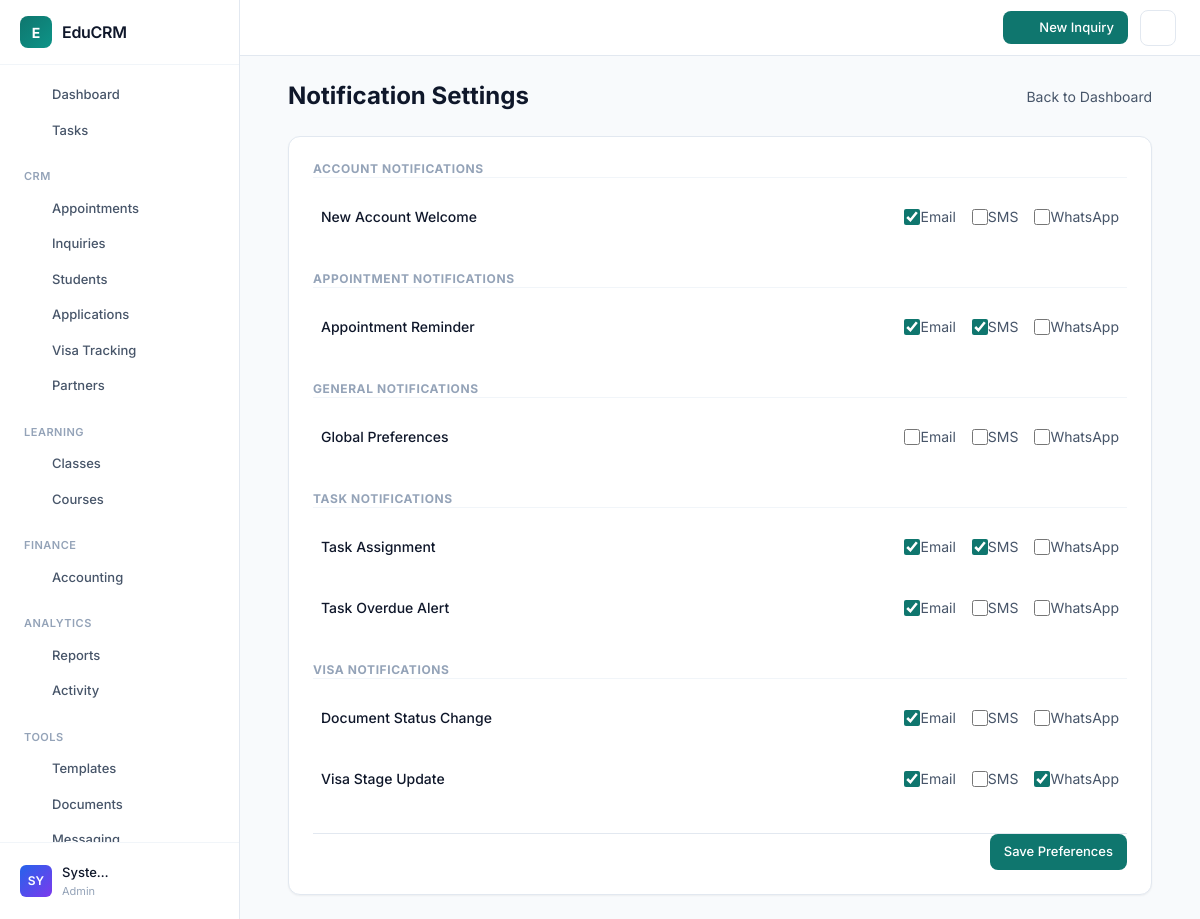
The app's page /modules/users/notifications.php (signed in) with its own data.
### tables this page shows
CREATE TABLE `notification_events` (
  `id` int(11) NOT NULL,
  `event_key` varchar(50) NOT NULL,
  `name` varchar(100) NOT NULL,
  `description` text DEFAULT NULL,
  `category` varchar(50) DEFAULT 'general',
  `default_channels` longtext DEFAULT NULL CHECK (json_valid(`default_channels`)),
  `created_at` timestamp NOT NULL DEFAULT current_timestamp()
);

### modules/users/notifications.php (the view, shortened to what this page needs)
<?php
require_once '../../app/bootstrap.php';
$user_id = $_SESSION['user_id'];
$stmt = $pdo->query("SELECT * FROM notification_events ORDER BY category, name");
$events = $stmt->fetchAll(PDO::FETCH_ASSOC);
$stmt = $pdo->prepare("SELECT event_key, channel, is_enabled FROM user_notification_preferences WHERE user_id = ?");
$stmt->execute([$user_id]);
$currentPrefs = [];
foreach ($stmt->fetchAll(PDO::FETCH_ASSOC) as $row) {
    if ($row['is_enabled']) {
        $currentPrefs[$row['event_key']][$row['channel']] = true;
    }
}
$groupedEvents = [];
foreach ($events as $event) {
    $groupedEvents[$event['category']][] = $event;
}
require_once '../../templates/header.php';
?>
<div class="max-w-4xl mx-auto mt-10 px-4">
    <div class="flex justify-between items-center mb-6">
        <h1 class="text-2xl font-bold text-slate-800">Notification Settings</h1>
        <a href="<?php echo BASE_URL; ?>" class="text-slate-500 hover:text-slate-700">Back to Dashboard</a>
    </div>
    <div class="bg-white rounded-xl shadow-sm border border-slate-200 overflow-hidden">
        <form method="POST" class="p-6">
            <?php foreach ($groupedEvents as $category => $categoryEvents): ?>
                <div class="mb-8 last:mb-0">
                    <h3 class="text-xs font-bold text-slate-400 uppercase tracking-wider mb-4 border-b border-slate-100 pb-2">
                        <?php echo ucfirst($category); ?> Notifications
                    </h3>
                    <div class="space-y-4">
                        <?php foreach ($categoryEvents as $event):
                            $defaultChannels = json_decode($event['default_channels'], true) ?? [];
                        ?>
                            <div class="flex items-center justify-between py-3 hover:bg-slate-50 rounded-lg px-2 -mx-2 transition-colors">
                                <div>
                                    <h4 class="font-medium text-slate-800"><?php echo htmlspecialchars($event['name']); ?></h4>
                                </div>
                                <div class="flex gap-4">
                                    <label class="flex items-center space-x-2 cursor-pointer">
                                        <?php
                                            $emailChecked = false;
                                            if (isset($currentPrefs[$event['event_key']]['email'])) {
                                                $emailChecked = true;
                                            } elseif (!isset($currentPrefs[$event['event_key']]) && in_array('email', $defaultChannels)) {
                                                $emailChecked = true;
                                            }
                                        ?>
                                        <input type="checkbox" name="prefs[<?php echo $event['event_key']; ?>][email]"
                                            class="form-checkbox h-4 w-4 text-primary-600 rounded border-slate-300"
                                            <?php echo $emailChecked ? 'checked' : ''; ?>>
                                        <span class="text-sm text-slate-600">Email</span>
                                    </label>
                                    <label class="flex items-center space-x-2 cursor-pointer">
                                        <?php
                                            $smsChecked = false;
                                            if (isset($currentPrefs[$event['event_key']]['sms'])) {
                                                $smsChecked = true;
                                            } elseif (!isset($currentPrefs[$event['event_key']]) && in_array('sms', $defaultChannels)) {
                                                $smsChecked = true;
                                            }
                                        ?>
                                        <input type="checkbox" name="prefs[<?php echo $event['event_key']; ?>][sms]"
                                            class="form-checkbox h-4 w-4 text-primary-600 rounded border-slate-300"
                                            <?php echo $smsChecked ? 'checked' : ''; ?>>
                                        <span class="text-sm text-slate-600">SMS</span>
                                    </label>
                                     <label class="flex items-center space-x-2 cursor-pointer">
                                        <?php
                                            $waChecked = false;
                                            if (isset($currentPrefs[$event['event_key']]['whatsapp'])) {
                                                $waChecked = true;
                                            } elseif (!isset($currentPrefs[$event['event_key']]) && in_array('whatsapp', $defaultChannels)) {
                                                $waChecked = true;
                                            }
                                        ?>
                                        <input type="checkbox" name="prefs[<?php echo $event['event_key']; ?>][whatsapp]"
                                            class="form-checkbox h-4 w-4 text-primary-600 rounded border-slate-300"
                                            <?php echo $waChecked ? 'checked' : ''; ?>>
                                        <span class="text-sm text-slate-600">WhatsApp</span>
                                    </label>
                                </div>
                            </div>
                        <?php endforeach; ?>
                    </div>
                </div>
            <?php endforeach; ?>
            <div class="mt-8 pt-6 border-t border-slate-200 flex justify-end">
                <button type="submit" class="btn btn-primary px-6">Save Preferences</button>
            </div>
        </form>
    </div>
</div>
<?php require_once '../../templates/footer.php'; ?>

### public/assets/css/sidebar.css (style rules this page uses)
:root { --primary: #0f766e; --primary-hover: #0d9488; --primary-light: #ccfbf1; --accent-red: #dc2626; --accent-red-light: #fef2f2; --accent-orange: #ea580c; --accent-orange-light: #fff7ed; --accent-amber: #d97706; --accent-amber-light: #fffbeb; --accent-green: #16a34a; --accent-green-light: #f0fdf4; --accent-blue: #2563eb; --accent-blue-light: #eff6ff; --accent-violet: #7c3aed; --accent-violet-light: #f5f3ff; --bg: #f8fafc; --surface: #ffffff; --border: #e2e8f0; --border-light: #f1f5f9; --text: #0f172a; --text-secondary: #475569; --text-muted: #94a3b8; --sidebar-width: 240px; --sidebar-bg: #ffffff; --sidebar-border: #e2e8f0; --shadow-xs: 0 1px 2px rgba(0, 0, 0, 0.04); --shadow-sm: 0 1px 3px rgba(0, 0, 0, 0.06), 0 1px 2px rgba(0, 0, 0, 0.04); --shadow-md: 0 4px 6px -1px rgba(0, 0, 0, 0.06), 0 2px 4px -1px rgba(0, 0, 0, 0.04); --radius-sm: 6px; --radius-md: 8px; --radius-lg: 12px; --transition: 150ms ease; }
*, *::before, *::after { box-sizing: border-box; }
body { margin: 0; padding: 0; font-family: 'Inter', -apple-system, BlinkMacSystemFont, 'Segoe UI', system-ui, sans-serif; font-size: 14px; line-height: 1.5; color: var(--text); background: var(--bg); -webkit-font-smoothing: antialiased; }
.btn { display: inline-flex; align-items: center; justify-content: center; gap: 6px; padding: 8px 14px; border-radius: var(--radius-md); font-size: 13px; font-weight: 500; cursor: pointer; text-decoration: none; border: none; transition: all var(--transition); background: var(--primary); color: white; }
.btn-primary { background: var(--primary); color: white; }
input[type="checkbox"] { width: 16px; height: 16px; border: 1px solid var(--border); border-radius: 4px; cursor: pointer; accent-color: var(--primary); }
.bg-white { background: var(--surface) !important; }
.rounded-xl { border-radius: var(--radius-lg) !important; }
.rounded-lg { border-radius: var(--radius-md) !important; }
.border-slate-200 { border-color: var(--border) !important; }
.text-slate-800, .text-slate-700 { color: var(--text) !important; }
.text-slate-600, .text-slate-500 { color: var(--text-secondary) !important; }
.text-slate-400 { color: var(--text-muted) !important; }
.text-primary-600, .text-primary-700 { color: var(--primary) !important; }

### records on screen
notification_events: name "New Account Welcome", event_key "☑"
notification_events: name "Appointment Reminder", event_key "☑"
notification_events: name "Global Preferences"
notification_events: name "Task Assignment", event_key "☑"
notification_events: name "Task Overdue Alert", event_key "☑"
notification_events: name "Document Status Change", event_key "☑"
notification_events: name "Visa Stage Update", event_key "☑"

### other values on screen
$item['label'] "Dashboard"
$item['label'] "Tasks"
$section['title'] "CRM"
$item['label'] "Appointments"
$item['label'] "Inquiries"
$item['label'] "Students"
$item['label'] "Applications"
$item['label'] "Visa Tracking"
$item['label'] "Partners"
$section['title'] "LEARNING"
$item['label'] "Classes"
$item['label'] "Courses"
$section['title'] "FINANCE"
$item['label'] "Accounting"
$section['title'] "ANALYTICS"
